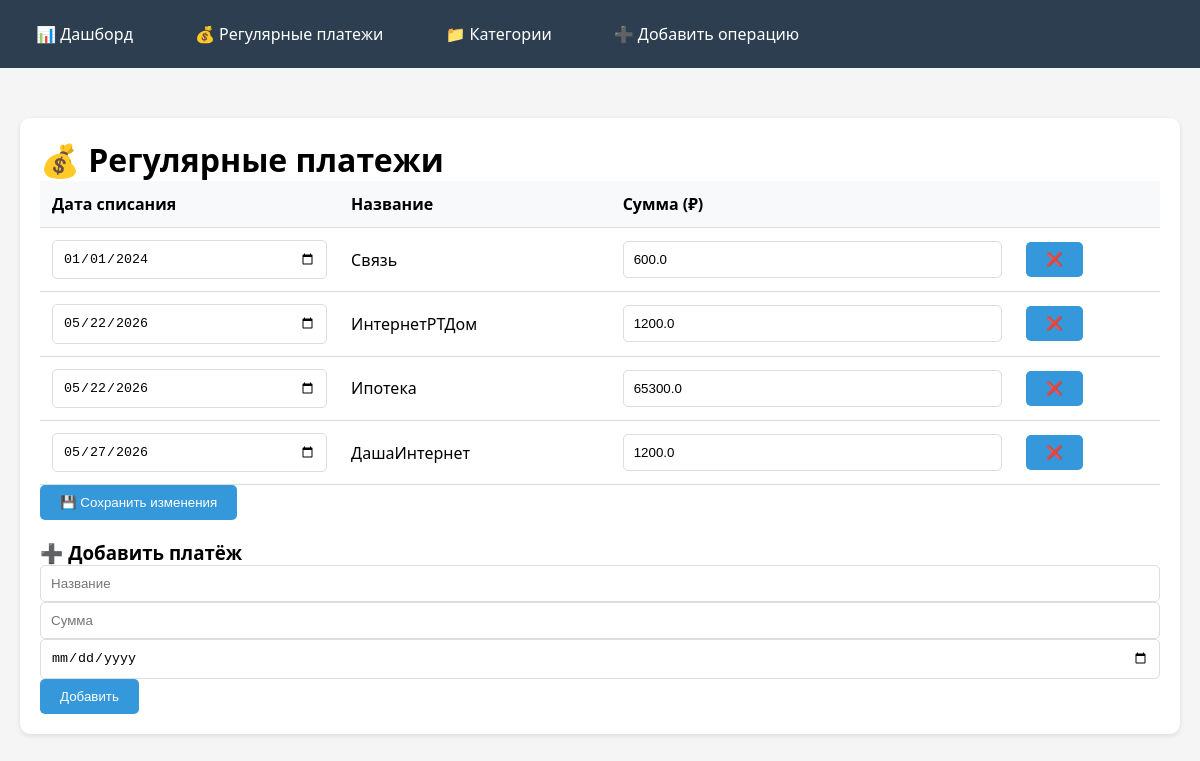
Page /regular on the committed database.
### tables this page shows
CREATE TABLE regular_payments (
                id INTEGER PRIMARY KEY AUTOINCREMENT,
                name TEXT NOT NULL,
                amount REAL NOT NULL
            , day INTEGER DEFAULT 1);

### routes/regular.py (the view, shortened to what this page needs)
    @app.route('/regular', methods=['GET', 'POST'])
    def regular():
        with get_db() as conn:
            payments = conn.execute('SELECT * FROM regular_payments ORDER BY day, name').fetchall()
        return render_template('regular.html', payments=payments)

### database.py (called while the page is built)
def get_db():
    conn = sqlite3.connect('finance.db')
    conn.row_factory = sqlite3.Row
    return conn

### routes/regular.py (called while the page is built, shortened)
def register_routes(app):
    @app.route('/regular', methods=['GET', 'POST'])
    def regular():
        with get_db() as conn:
            payments = conn.execute('SELECT * FROM regular_payments ORDER BY day, name').fetchall()
        return render_template('regular.html', payments=payments)

### templates/regular.html
{% extends "base.html" %}
{% block content %}
<div class="card">
    <h1>💰 Регулярные платежи</h1>
    <form method="POST">
        <table>
            <thead>
                <tr><th>Дата списания</th><th>Название</th><th>Сумма (₽)</th><th></th></tr>
            </thead>
            <tbody>
                {% for p in payments %}
                <tr>
                    <td><input type="date" name="day_{{ p.id }}" value="{{ p.day }}"></td>
                    <td>{{ p.name }}</td>
                    <td><input type="number" name="amount_{{ p.id }}" value="{{ p.amount }}" step="0.01"></td>
                    <td><button type="submit" name="delete_id" value="{{ p.id }}" class="delete" onclick="return confirm('Удалить?')">❌</button></td>
                </tr>
                {% endfor %}
            </tbody>
        </table>
        <button type="submit" class="btn">💾 Сохранить изменения</button>
    </form>
    <div style="margin-top: 20px;">
        <h3>➕ Добавить платёж</h3>
        <form method="POST">
            <input type="text" name="add_name" placeholder="Название" required>
            <input type="number" name="add_amount" placeholder="Сумма" step="0.01" required>
            <input type="date" name="add_day" required>
            <button type="submit" class="btn">Добавить</button>
        </form>
    </div>
</div>
{% endblock %}

### templates/base.html (style rules this page uses)
* { margin: 0; padding: 0; box-sizing: border-box; }
body { font-family: 'Segoe UI', Tahoma, Geneva, Verdana, sans-serif; background: #f5f5f5; }
.card { background: white; border-radius: 10px; padding: 20px; margin-bottom: 20px; box-shadow: 0 2px 5px rgba(0,0,0,0.1); }
table { width: 100%; border-collapse: collapse; }
th, td { padding: 12px; text-align: left; border-bottom: 1px solid #ddd; }
th { background: #f8f9fa; font-weight: 600; }
input, select { width: 100%; padding: 10px; border: 1px solid #ddd; border-radius: 5px; }
button { background: #3498db; color: white; border: none; padding: 10px 20px; border-radius: 5px; cursor: pointer; }
.delete { color: #e74c3c; text-decoration: none; }

### rows in the picture
regular_payments: day "01/01/2024", name "Связь", amount "600.0", {{ p.id }} 5 (drawn)
regular_payments: day "05/22/2026", name "ИнтернетРТДом", amount "1200.0", {{ p.id }} 8 (drawn)
regular_payments: day "05/22/2026", name "Ипотека", amount "65300.0", {{ p.id }} 9 (drawn)
regular_payments: day "05/27/2026", name "ДашаИнтернет", amount "1200.0", {{ p.id }} 10 (drawn)
